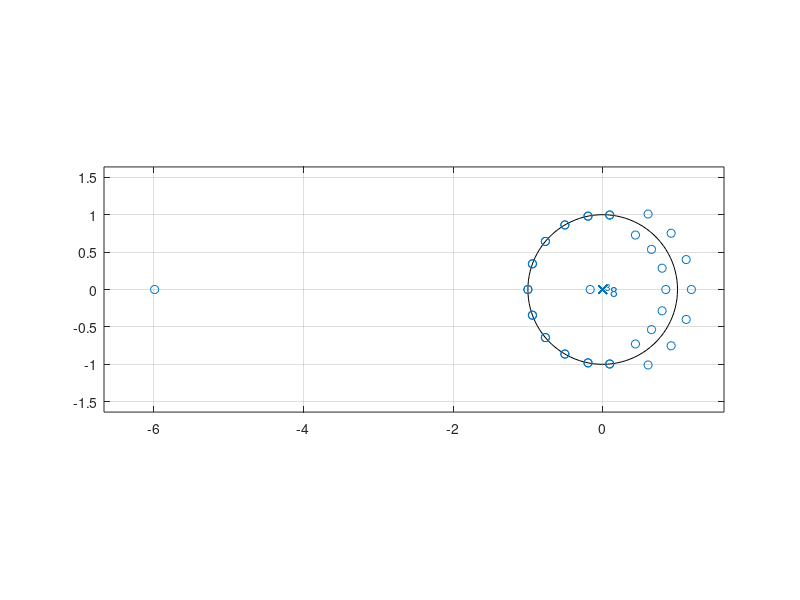
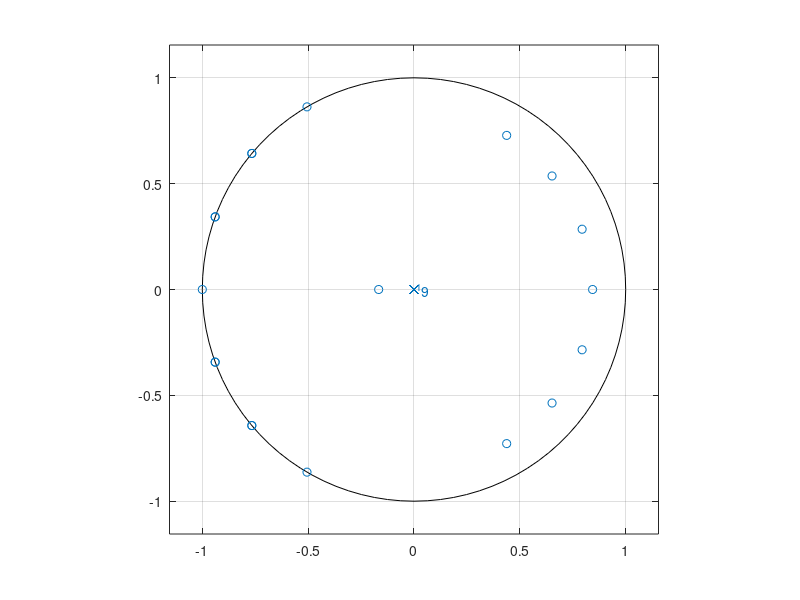
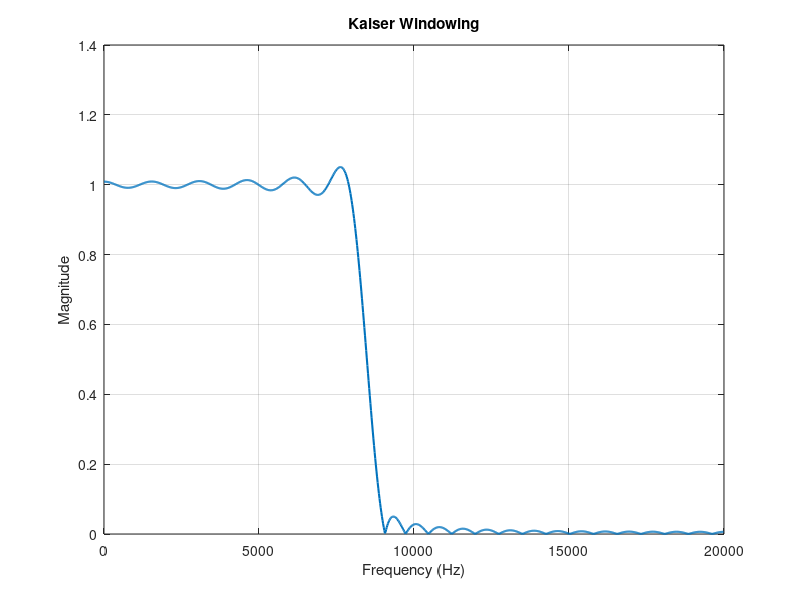
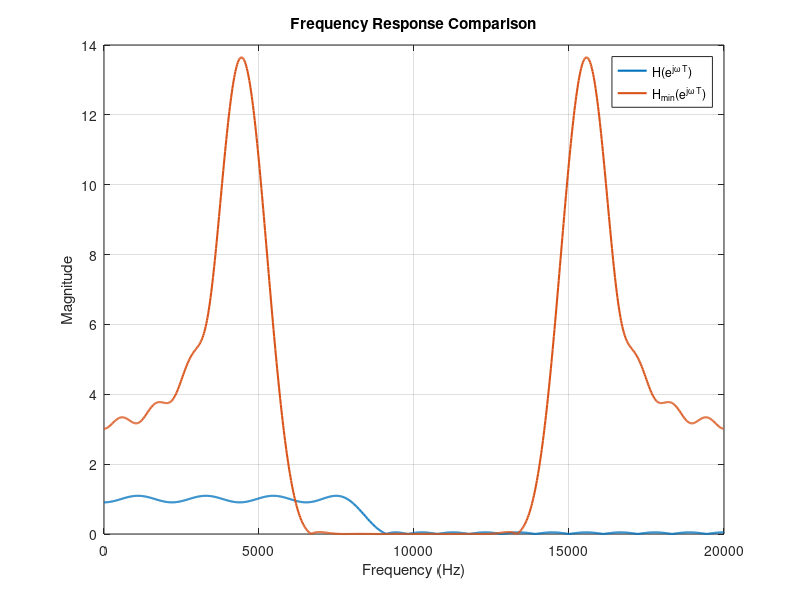

Here is the MATLAB script that generated these plots, in order:
fsamp = 20000;
fcuts = [4000 4500];
mags = [1 0]; 
devs = [0.1 0.05];

%% Kaiser Design
[n1,Wn,beta,ftype] = kaiserord(fcuts,mags,devs,fsamp);
n1 = n1 + rem(n1,2);
hh = fir1(n1,Wn,ftype,kaiser(n1+1,beta),"noscale");
fprintf('Kaiser Order %d\n', n1);

[H1,f] = freqz(hh,1,1024,fsamp);
Hmag_kaiser = abs(H1);
%% Step 1: Parks-McClellan Design
[n2,fo,ao,w] = firpmord(fcuts,mags,devs,fsamp);
n2 = n2 + rem(n2,2);
b = firpm(n2,fo,ao,w);
fprintf('Parks-McClellan Order %d\n', n2);
fprintf('Parks-McClellan Order %d\n', size(b));
[H2,f] = freqz(b,1,1024,fsamp);
Hmag = abs(H2);

% Passband indices
pb = f <= 4000;

% Stopband indices
sb = f >= 4500;

% Step 2: Actual ripples stop and pass band
delta_p_actual = max(abs(Hmag(pb) - 1));
delta_s_actual = max(Hmag(sb));

% Step 3: Add the stopband delta to h[n] at the center tap (time domain)
M = n2;
center = M/2 + 1;
b_new = b;
b_new(center) = b_new(center) + delta_s_actual;

% Plot original poles and zeros
tol = 1e-8;
z = roots(b_new);
r = abs(z);
figure
zplane(b_new, 1);

% Step 4 and 5: Only keep roots inside and on unit circle, Remove half of the zeros on the unit circle 
on_uc = z(abs(r - 1) <= tol);
inside_uc = z(r < 1 - tol);
n_uc = size(on_uc,1) / 2; %number to remove
z = [on_uc(1:n_uc); inside_uc];

% Step 6: Scale the frequency response with sqrt(a(M/2) / abs(product(z)))
factor = sqrt(b_new(1) / abs(prod(z)));
b_temp = poly(z); % Recreate the coefficients using the poly function
b_temp = b_temp * factor; % Scale as per slides
b_temp = b_temp ./ sqrt(1+delta_s_actual); %final step divide by sqrt(1 + stopband ripple)

% Plot min phase poles and zeros, notice order is now half of original
figure
zplane(b_temp, 1);
[H2_new,f] = freqz(b_temp,1,1024,fsamp);
Hmag_new = abs(H2_new);

% Display change in pass and stop band ripple magnitude
delta_p_kaiser = max(abs(Hmag_kaiser(pb) - 1));
delta_s_kaiser = max(Hmag_kaiser(sb));

fprintf('Actual passband ripple (KAISER)  = %f\n', delta_p_kaiser);
fprintf('Actual stopband ripple (KAISER)  = %f\n', delta_s_kaiser);

fprintf('Actual passband ripple (before) = %f\n', delta_p_actual);
fprintf('Actual stopband ripple (before) = %f\n', delta_s_actual);

delta_p_after = max(abs(Hmag_new(pb) - 1));
delta_s_after = max(Hmag_new(sb));

fprintf('Actual passband ripple (after)  = %f\n', delta_p_after);
fprintf('Actual stopband ripple (after)  = %f\n', delta_s_after);
fprintf('ORDER (after)  = %f\n', size(b_temp));
%% Plot Only Kaiser Windowing
figure
plot(f,abs(H1),'LineWidth',1.5)
grid on
xlabel('Frequency (Hz)')
ylabel('Magnitude')
title('Kaiser Windowing')
%% Plot Both
figure
plot(f,abs(H2),'LineWidth',1.5)
hold on
plot(f,abs(H2_new),'LineWidth',1.5)
grid on
xlabel('Frequency (Hz)')
ylabel('Magnitude')
legend('H(e^{j\omega T})','H_{min}(e^{j\omega T})')
title('Frequency Response Comparison')

%% ---- Phase + Magnitude Plots for all 3 filters ----
% Recompute (or reuse) responses for consistent plotting
[H1,f]     = freqz(hh,     1, 1024, fsamp);    % Kaiser
[H2,f]     = freqz(b,      1, 1024, fsamp);    % Parks-McClellan (linear phase)
[H2_new,f] = freqz(b_temp, 1, 1024, fsamp);    % Min-phase

% Magnitude in dB (avoid log(0))
eps_db = 1e-12;
H1_mag_db = 20*log10(abs(H1)     + eps_db);
H2_mag_db = 20*log10(abs(H2)     + eps_db);
H3_mag_db = 20*log10(abs(H2_new) + eps_db);

% Unwrapped phase (radians)
H1_phase = unwrap(angle(H1));
H2_phase = unwrap(angle(H2));
H3_phase = unwrap(angle(H2_new));

% ---- Kaiser: Magnitude + Phase ----
figure
subplot(2,1,1)
plot(f, H1_mag_db, 'LineWidth', 1.5)
grid on
xlabel('Frequency (Hz)')
ylabel('Magnitude (dB)')
title('Kaiser Window: Magnitude Response')

subplot(2,1,2)
plot(f, H1_phase, 'LineWidth', 1.5)
grid on
xlabel('Frequency (Hz)')
ylabel('Phase (rad)')
title('Kaiser Window: Unwrapped Phase')

% ---- Parks-McClellan: Magnitude + Phase ----
figure
subplot(2,1,1)
plot(f, H2_mag_db, 'LineWidth', 1.5)
grid on
xlabel('Frequency (Hz)')
ylabel('Magnitude (dB)')
title('Parks-McClellan: Magnitude Response')

subplot(2,1,2)
plot(f, H2_phase, 'LineWidth', 1.5)
grid on
xlabel('Frequency (Hz)')
ylabel('Phase (rad)')
title('Parks-McClellan: Unwrapped Phase')

% ---- Min-Phase: Magnitude + Phase ----
figure
subplot(2,1,1)
plot(f, H3_mag_db, 'LineWidth', 1.5)
grid on
xlabel('Frequency (Hz)')
ylabel('Magnitude (dB)')
title('Minimum Phase: Magnitude Response')

subplot(2,1,2)
plot(f, H3_phase, 'LineWidth', 1.5)
grid on
xlabel('Frequency (Hz)')
ylabel('Phase (rad)')
title('Minimum Phase: Unwrapped Phase')

% ---- Optional: All magnitudes in one plot (dB) ----
figure
plot(f, H1_mag_db, 'LineWidth', 1.5); hold on
plot(f, H2_mag_db, 'LineWidth', 1.5)
plot(f, H3_mag_db, 'LineWidth', 1.5)
grid on
xlabel('Frequency (Hz)')
ylabel('Magnitude (dB)')
legend('Kaiser','Parks-McClellan','Minimum Phase')
title('Magnitude Response Comparison (dB)')

% ---- Optional: All phases in one plot (unwrapped) ----
figure
plot(f, H1_phase, 'LineWidth', 1.5); hold on
plot(f, H2_phase, 'LineWidth', 1.5)
plot(f, H3_phase, 'LineWidth', 1.5)
grid on
xlabel('Frequency (Hz)')
ylabel('Phase (rad)')
legend('Kaiser','Parks-McClellan','Minimum Phase')
title('Phase Response Comparison (Unwrapped)')
